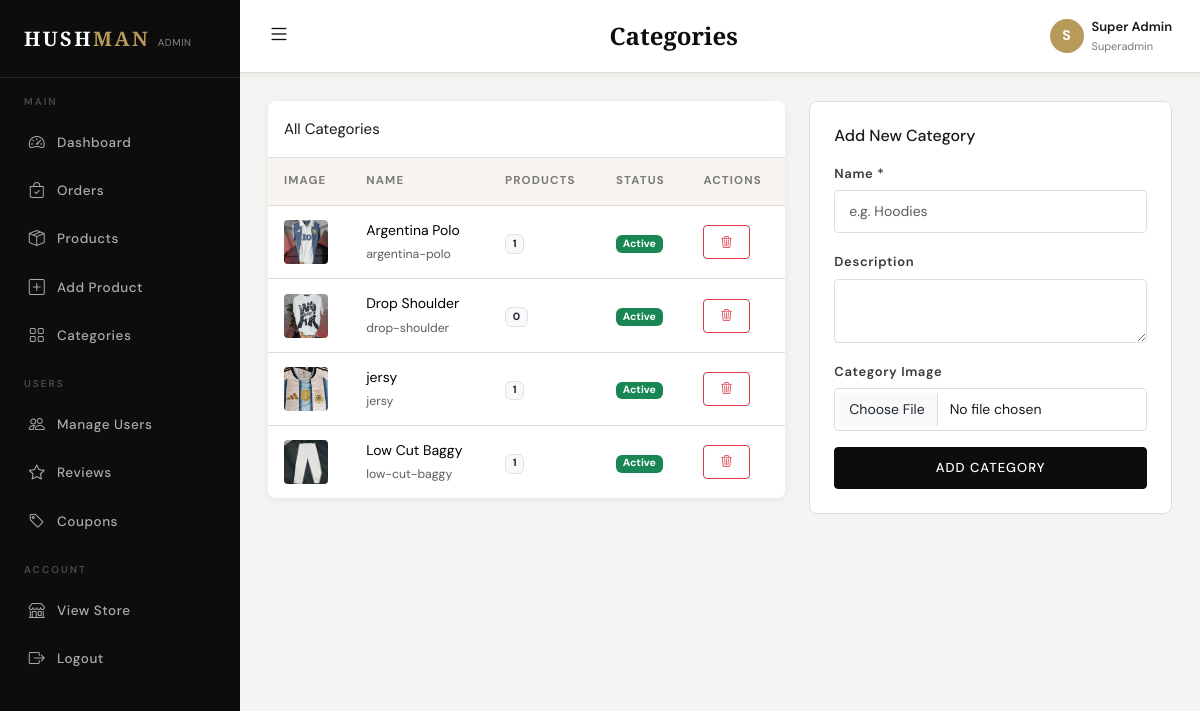
The page /admin/categories12.php (signed in) on the database its author committed.
### tables this page shows
CREATE TABLE `categories` (
  `id` int(11) NOT NULL,
  `name` varchar(100) NOT NULL,
  `slug` varchar(100) NOT NULL,
  `description` text DEFAULT NULL,
  `image` varchar(255) DEFAULT NULL,
  `is_active` tinyint(1) DEFAULT 1,
  `created_at` timestamp NOT NULL DEFAULT current_timestamp()
);

### admin/categories12.php (the view, shortened to what this page needs)
<?php
$db = getDB();
$cats = $db->query("SELECT c.*, COUNT(p.id) as product_count FROM categories c LEFT JOIN products p ON c.id = p.category_id AND p.is_active=1 GROUP BY c.id ORDER BY c.name")->fetchAll();
require_once __DIR__ . '/header.php';
?>
<div class="row g-4">
    <div class="col-lg-7">
        <div class="admin-table">
            <div class="p-3 fw-700" style="border-bottom:1px solid var(--border)">All Categories</div>
            <table class="table table-hover mb-0">
                <thead><tr><th>Image</th><th>Name</th><th>Products</th><th>Status</th><th>Actions</th></tr></thead>
                <tbody>
                <?php foreach($cats as $cat): ?>
                <tr>
                    <td><img src="<?= SITE_URL ?>/assets/images/categories/<?= htmlspecialchars($cat['image'] ?? '') ?>" style="width:44px;height:44px;object-fit:cover;border-radius:4px;background:var(--ivory)" onerror="this.src='<?= SITE_URL ?>/assets/images/placeholder.jpg'"></td>
                    <td><div class="fw-600"><?= htmlspecialchars($cat['name']) ?></div><small class="text-muted"><?= htmlspecialchars($cat['slug']) ?></small></td>
                    <td><span class="badge bg-light text-dark border"><?= $cat['product_count'] ?></span></td>
                    <td><span class="badge <?= $cat['is_active'] ? 'bg-success' : 'bg-secondary' ?>"><?= $cat['is_active'] ? 'Active' : 'Hidden' ?></span></td>
                    <td><a href="categories.php?delete=<?= $cat['id'] ?>" class="btn btn-sm btn-outline-danger confirm-delete"><i class="bi bi-trash3"></i></a></td>
                </tr>
                <?php endforeach; ?>
                </tbody>
            </table>
        </div>
    </div>
    <div class="col-lg-5">
        <div class="card-plain p-4">
            <h6 class="fw-700 mb-3">Add New Category</h6>
            <form method="POST" enctype="multipart/form-data">
                <div class="mb-3"><label class="form-label">Name *</label><input type="text" name="name" class="form-control" required placeholder="e.g. Hoodies"></div>
                <div class="mb-3"><label class="form-label">Description</label><textarea name="description" class="form-control" rows="2"></textarea></div>
                <div class="mb-3"><label class="form-label">Category Image</label><input type="file" name="image" class="form-control" accept="image/*"></div>
                <button type="submit" name="add_category" class="btn btn-primary w-100">Add Category</button>
            </form>
        </div>
    </div>
</div>
<?php require_once __DIR__ . '/footer.php'; ?>

### assets/css/style.css (style rules this page uses)
:root { --black: #0d0d0d; --dark: #1a1a1a; --mid: #3a3a3a; --muted: #7a7a7a; --border: #e0ddd8; --ivory: #f8f5f0; --cream: #fdf9f4; --white: #ffffff; --gold: #b89a5a; --gold-light: #d4b87a; --danger: #c0392b; --ff-display: 'Cormorant Garamond', Georgia, serif; --ff-body: 'DM Sans', system-ui, sans-serif; --shadow-sm: 0 2px 8px rgba(0,0,0,0.06); --shadow: 0 4px 20px rgba(0,0,0,0.10); --shadow-lg: 0 8px 40px rgba(0,0,0,0.14); --radius: 4px; --radius-lg: 8px; --transition: 0.25s ease; }
*, *::before, *::after { box-sizing: border-box; }
html { scroll-behavior: smooth; }
body { font-family: var(--ff-body); font-size: 15px; color: var(--dark); background: var(--white); line-height: 1.65; }
a { color: inherit; text-decoration: none; transition: color var(--transition); }
img { max-width: 100%; height: auto; }
.btn { font-family: var(--ff-body); font-weight: 500; font-size: 13px; letter-spacing: 0.08em; text-transform: uppercase; border-radius: var(--radius); padding: 10px 24px; transition: all var(--transition); }
.btn-primary { background: var(--black); border-color: var(--black); color: var(--white); }
.btn-sm { padding: 7px 16px; font-size: 12px; }
.form-control, .form-select { border: 1.5px solid var(--border); border-radius: var(--radius); padding: 10px 14px; font-size: 14px; font-family: var(--ff-body); color: var(--dark); background: var(--white); transition: border-color var(--transition); }
.form-label { font-size: 13px; font-weight: 600; color: var(--mid); letter-spacing: 0.05em; margin-bottom: 6px; }
.admin-table { background: var(--white); border-radius: var(--radius-lg); overflow: hidden; box-shadow: var(--shadow-sm); }
.admin-table table { margin: 0; }
.admin-table thead th { background: var(--ivory); font-size: 11.5px; font-weight: 700; letter-spacing: 0.1em; text-transform: uppercase; color: var(--muted); border-bottom: 1px solid var(--border); padding: 14px 16px; }
.admin-table tbody td { padding: 13px 16px; vertical-align: middle; font-size: 14px; border-bottom: 1px solid var(--border); }
.admin-table tbody tr:last-child td { border-bottom: none; }
.card-plain { background: var(--white); border: 1px solid var(--border); border-radius: var(--radius-lg); }

### rows shown on the page
categories: image (picture), name "Argentina Polo", slug "argentina-polo", product_count "1", is_active "Active"
categories: image (picture), name "Drop Shoulder", slug "drop-shoulder", product_count "0", is_active "Active"
categories: image (picture), name "jersy", slug "jersy", product_count "1", is_active "Active"
categories: image (picture), name "Low Cut Baggy", slug "low-cut-baggy", product_count "1", is_active "Active"

### other values the page prints
$adminTitle "Categories"
substr($_SESSION['admin_name'] ?? 'A', 0, 1) "S"
$_SESSION['admin_name'] "Super Admin"
$_SESSION['admin_role'] "Superadmin"
